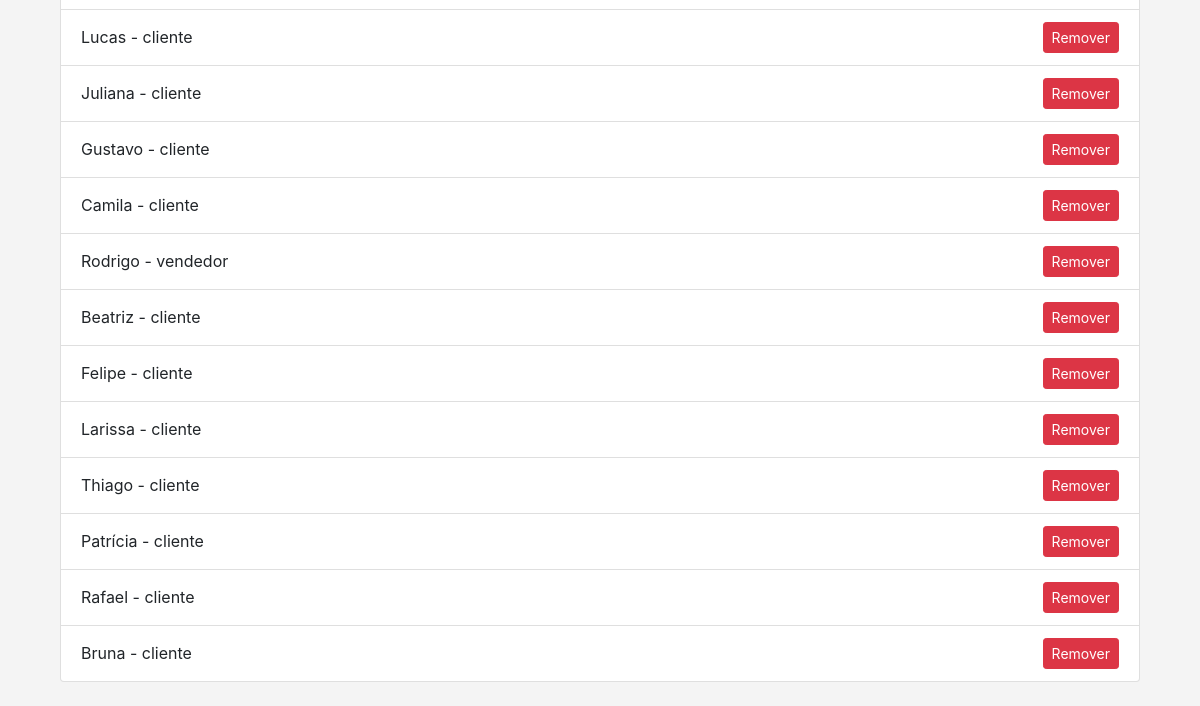
Page /admin (signed in, lower part) on the earlier database version.
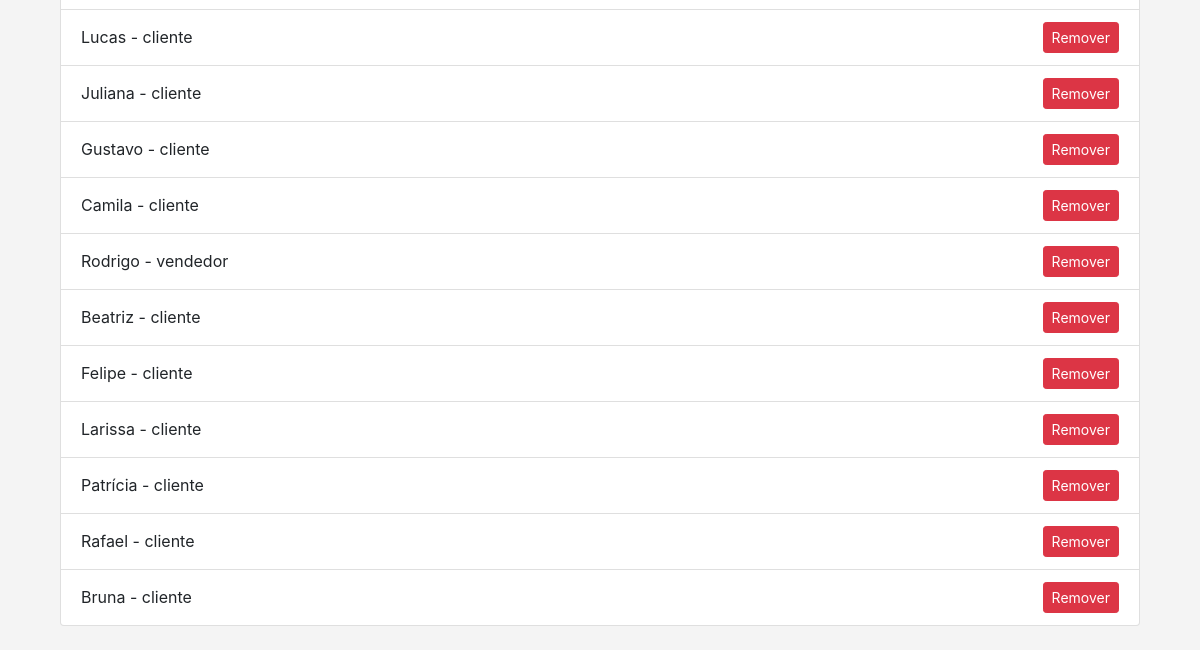
Same page on the later database version.
### tables this page shows
CREATE TABLE users (
            id INTEGER PRIMARY KEY,
            username TEXT,
            password TEXT,
            role TEXT
        );

### app/usuarios/admin.py (the view)
@bp.route('/admin', methods=['GET'])
def admin_dashboard():
    if session.get('role') != 'admin':
        return 'Acesso negado'
    conn = sqlite3.connect('database.db')
    c = conn.cursor()
    c.execute('SELECT * FROM users')
    usuarios = c.fetchall()
    conn.close()
    return render_template('admin.html', usuarios=usuarios)

### templates/admin.html (shortened to what this page needs)
{% extends "base.html" %}
{% block content %}
<div class="container">
    <ul class="list-group">
        {% for user in usuarios %}
        <li class="list-group-item d-flex justify-content-between align-items-center">
            {{ user[1] }} - {{ user[3] }}
            <a href="{{ url_for('admin.remover_usuario', user_id=user[0]) }}" class="btn btn-danger btn-sm">Remover</a>
        </li>
        {% endfor %}
    </ul>
</div>
{% endblock %}

Differences in the rows shown:
removed users: username "Thiago", role "cliente"
